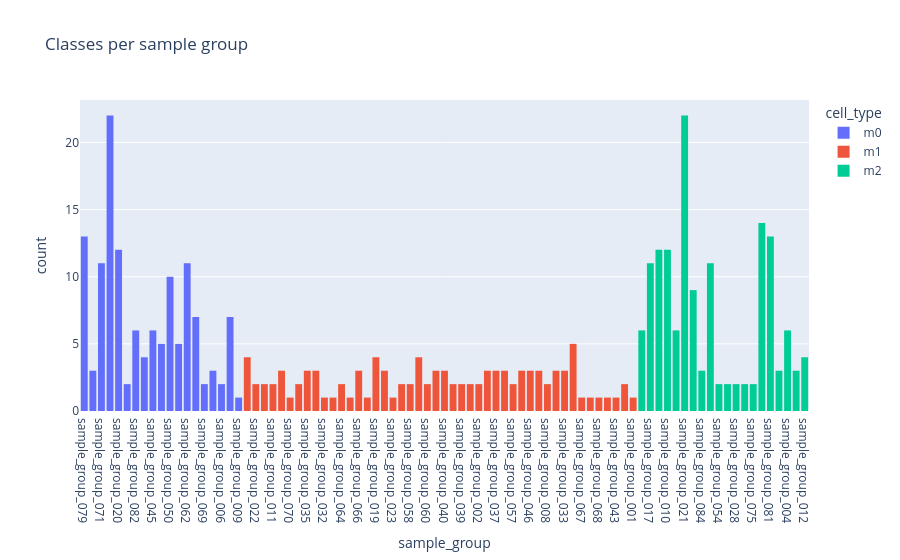

Notebook code cell kept with this figure:
### Code cell
group_counts = pd.crosstab(data["sample_group"], data["cell_type"]).sort_values(by="sample_group")
print("n groups:", data["sample_group"].nunique())
print("classes per group:\n", (group_counts > 0).sum(axis=1).value_counts())

fig = px.histogram(data, x="sample_group", color="cell_type", title="Classes per sample group")
fig.show()

### Figure 1 — Plotly figure (JSON) as saved in the notebook; plotly's stock layout.template omitted (floating-point values rounded to 4 significant figures; data arrays with more than 128 entries replaced by an {"elided": "..."} marker saying what was removed)
{"data": [{"bingroup": "x", "hovertemplate": "cell_type=m0<br>sample_group=%{x}<br>count=%{y}<extra></extra>", "legendgroup": "m0", "marker": {"color": "#636efa", "pattern": {"shape": ""}}, "name": "m0", "orientation": "v", "showlegend": true, "type": "histogram", "x": {"elided": "132 str values"}, "xaxis": "x", "yaxis": "y"}, {"bingroup": "x", "hovertemplate": "cell_type=m1<br>sample_group=%{x}<br>count=%{y}<extra></extra>", "legendgroup": "m1", "marker": {"color": "#EF553B", "pattern": {"shape": ""}}, "name": "m1", "orientation": "v", "showlegend": true, "type": "histogram", "x": ["sample_group_005", "sample_group_005", "sample_group_005", "sample_group_005", "sample_group_022", "sample_group_022", "sample_group_003", "sample_group_003", "sample_group_011", "sample_group_011", "sample_group_047", "sample_group_047", "sample_group_047", "sample_group_070", "sample_group_036", "sample_group_036", "sample_group_035", "sample_group_035", "sample_group_035", "sample_group_042", "sample_group_042", "sample_group_042", "sample_group_032", "sample_group_041", "sample_group_064", "sample_group_064", "sample_group_007", "sample_group_066", "sample_group_066", "sample_group_066", "sample_group_073", "sample_group_019", "sample_group_019", "sample_group_019", "sample_group_019", "sample_group_055", "sample_group_055", "sample_group_055", "sample_group_023", "sample_group_052", "sample_group_052", "sample_group_058", "sample_group_058", "sample_group_038", "sample_group_038", "sample_group_038", "sample_group_038", "sample_group_060", "sample_group_060", "sample_group_013", "sample_group_013", "sample_group_013", "sample_group_040", "sample_group_040", "sample_group_040", "sample_group_072", "sample_group_072", "sample_group_039", "sample_group_039", "sample_group_030", "sample_group_030", "sample_group_002", "sample_group_002", "sample_group_059", "sample_group_059", "sample_group_059", "sample_group_037", "sample_group_037", "sample_group_037", "sample_group_018", "sample_group_018", "sample_group_018", "sample_group_057", "sample_group_057", "sample_group_051", "sample_group_051", "sample_group_051", "sample_group_046", "sample_group_046", "sample_group_046", "sample_group_048", "sample_group_048", "sample_group_048", "sample_group_008", "sample_group_008", "sample_group_031", "sample_group_031", "sample_group_031", "sample_group_033", "sample_group_033", "sample_group_033", "sample_group_024", "sample_group_024", "sample_group_024", "sample_group_024", "sample_group_024", "sample_group_067", "sample_group_083", "sample_group_068", "sample_group_065", "sample_group_043", "sample_group_044", "sample_group_044", "sample_group_001"], "xaxis": "x", "yaxis": "y"}, {"bingroup": "x", "hovertemplate": "cell_type=m2<br>sample_group=%{x}<br>count=%{y}<extra></extra>", "legendgroup": "m2", "marker": {"color": "#00cc96", "pattern": {"shape": ""}}, "name": "m2", "orientation": "v", "showlegend": true, "type": "histogram", "x": {"elided": "145 str values"}, "xaxis": "x", "yaxis": "y"}], "layout": {"barmode": "relative", "legend": {"title": {"text": "cell_type"}, "tracegroupgap": 0}, "title": {"text": "Classes per sample group"}, "xaxis": {"anchor": "y", "domain": [0, 1], "title": {"text": "sample_group"}}, "yaxis": {"anchor": "x", "domain": [0, 1], "title": {"text": "count"}}}}
